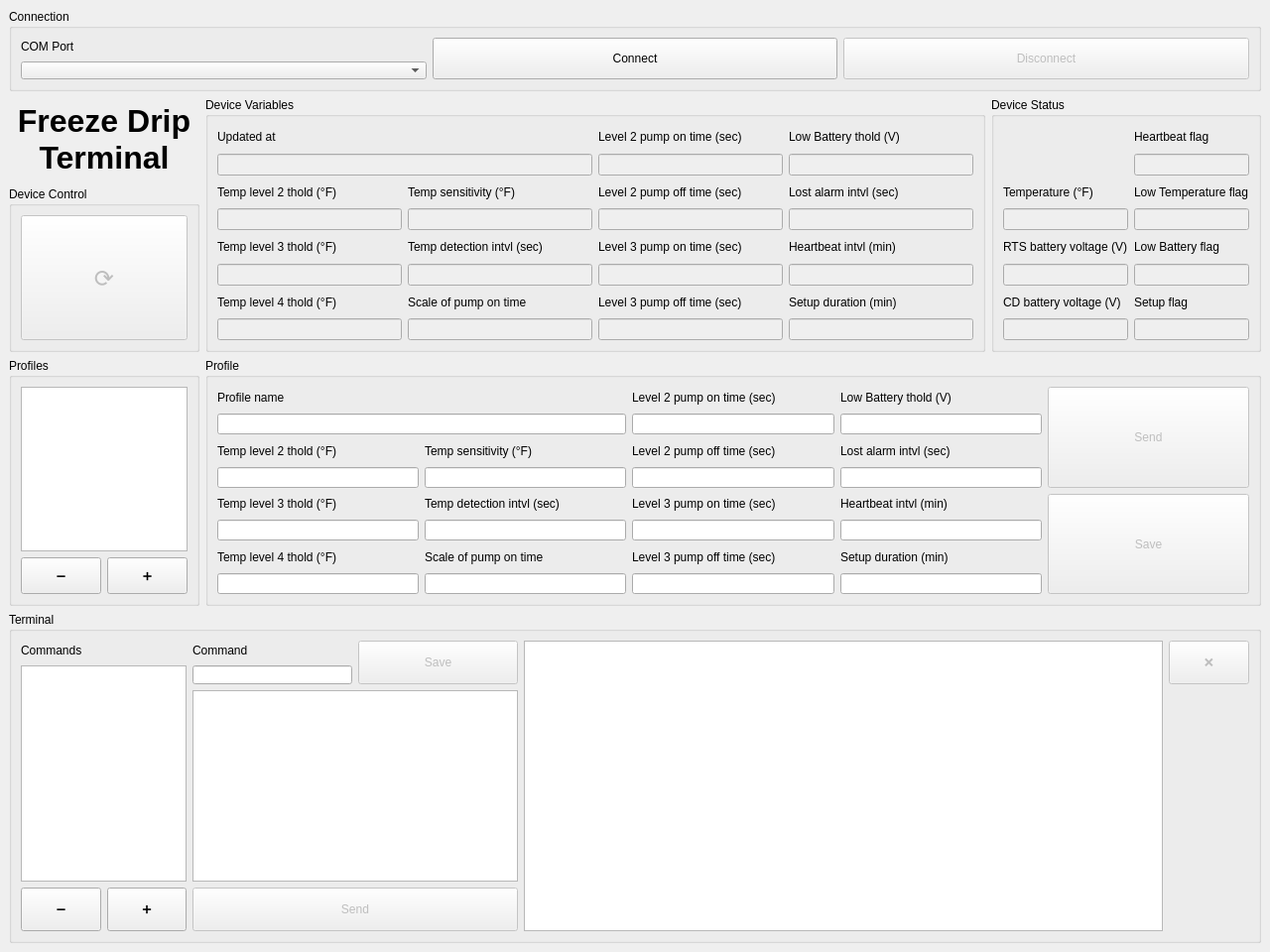
<?xml version="1.0" encoding="UTF-8"?>
<ui version="4.0">
 <class>MainWindow</class>
 <widget class="QMainWindow" name="MainWindow">
  <property name="geometry">
   <rect>
    <x>0</x>
    <y>0</y>
    <width>1280</width>
    <height>960</height>
   </rect>
  </property>
  <property name="windowTitle">
   <string>MainWindow</string>
  </property>
  <widget class="QWidget" name="centralwidget">
   <layout class="QGridLayout" name="gridLayout">
    <item row="5" column="0" rowspan="3">
     <widget class="QGroupBox" name="groupBox_2">
      <property name="title">
       <string>Profiles</string>
      </property>
      <layout class="QGridLayout" name="gridLayout_9">
       <item row="5" column="2">
        <widget class="QPushButton" name="pushButton_2">
         <property name="sizePolicy">
          <sizepolicy hsizetype="Ignored" vsizetype="Ignored">
           <horstretch>0</horstretch>
           <verstretch>0</verstretch>
          </sizepolicy>
         </property>
         <property name="text">
          <string>➕</string>
         </property>
        </widget>
       </item>
       <item row="5" column="1">
        <widget class="QPushButton" name="pushButton">
         <property name="sizePolicy">
          <sizepolicy hsizetype="Ignored" vsizetype="Ignored">
           <horstretch>0</horstretch>
           <verstretch>0</verstretch>
          </sizepolicy>
         </property>
         <property name="text">
          <string>➖</string>
         </property>
        </widget>
       </item>
       <item row="0" column="1" rowspan="4" colspan="2">
        <widget class="QListWidget" name="listWidget">
         <property name="sizePolicy">
          <sizepolicy hsizetype="Ignored" vsizetype="Ignored">
           <horstretch>0</horstretch>
           <verstretch>0</verstretch>
          </sizepolicy>
         </property>
        </widget>
       </item>
      </layout>
     </widget>
    </item>
    <item row="1" column="1" rowspan="3" colspan="4">
     <widget class="QGroupBox" name="groupBox_6">
      <property name="title">
       <string>Device Variables</string>
      </property>
      <layout class="QGridLayout" name="gridLayout_13">
       <item row="0" column="2">
        <layout class="QGridLayout" name="gridLayout_14">
         <item row="1" column="3">
          <widget class="QLineEdit" name="lineEdit_27">
           <property name="enabled">
            <bool>false</bool>
           </property>
           <property name="sizePolicy">
            <sizepolicy hsizetype="Ignored" vsizetype="Ignored">
             <horstretch>0</horstretch>
             <verstretch>0</verstretch>
            </sizepolicy>
           </property>
           <property name="readOnly">
            <bool>true</bool>
           </property>
          </widget>
         </item>
         <item row="2" column="4">
          <widget class="QLabel" name="label_32">
           <property name="sizePolicy">
            <sizepolicy hsizetype="Ignored" vsizetype="Ignored">
             <horstretch>0</horstretch>
             <verstretch>0</verstretch>
            </sizepolicy>
           </property>
           <property name="text">
            <string>Lost alarm intvl (sec)</string>
           </property>
          </widget>
         </item>
         <item row="4" column="3">
          <widget class="QLabel" name="label_21">
           <property name="sizePolicy">
            <sizepolicy hsizetype="Ignored" vsizetype="Ignored">
             <horstretch>0</horstretch>
             <verstretch>0</verstretch>
            </sizepolicy>
           </property>
           <property name="text">
            <string>Level 3 pump on time (sec)</string>
           </property>
          </widget>
         </item>
         <item row="7" column="2">
          <widget class="QLineEdit" name="lineEdit_22">
           <property name="enabled">
            <bool>false</bool>
           </property>
           <property name="sizePolicy">
            <sizepolicy hsizetype="Ignored" vsizetype="Ignored">
             <horstretch>0</horstretch>
             <verstretch>0</verstretch>
            </sizepolicy>
           </property>
           <property name="readOnly">
            <bool>true</bool>
           </property>
          </widget>
         </item>
         <item row="5" column="4">
          <widget class="QLineEdit" name="lineEdit_31">
           <property name="enabled">
            <bool>false</bool>
           </property>
           <property name="sizePolicy">
            <sizepolicy hsizetype="Ignored" vsizetype="Ignored">
             <horstretch>0</horstretch>
             <verstretch>0</verstretch>
            </sizepolicy>
           </property>
           <property name="readOnly">
            <bool>true</bool>
           </property>
          </widget>
         </item>
         <item row="7" column="1">
          <widget class="QLineEdit" name="lineEdit_20">
           <property name="enabled">
            <bool>false</bool>
           </property>
           <property name="sizePolicy">
            <sizepolicy hsizetype="Ignored" vsizetype="Ignored">
             <horstretch>0</horstretch>
             <verstretch>0</verstretch>
            </sizepolicy>
           </property>
           <property name="readOnly">
            <bool>true</bool>
           </property>
          </widget>
         </item>
         <item row="6" column="4">
          <widget class="QLabel" name="label_34">
           <property name="sizePolicy">
            <sizepolicy hsizetype="Ignored" vsizetype="Ignored">
             <horstretch>0</horstretch>
             <verstretch>0</verstretch>
            </sizepolicy>
           </property>
           <property name="text">
            <string>Setup duration (min)</string>
           </property>
          </widget>
         </item>
         <item row="7" column="4">
          <widget class="QLineEdit" name="lineEdit_32">
           <property name="enabled">
            <bool>false</bool>
           </property>
           <property name="sizePolicy">
            <sizepolicy hsizetype="Ignored" vsizetype="Ignored">
             <horstretch>0</horstretch>
             <verstretch>0</verstretch>
            </sizepolicy>
           </property>
           <property name="readOnly">
            <bool>true</bool>
           </property>
          </widget>
         </item>
         <item row="0" column="3">
          <widget class="QLabel" name="label_26">
           <property name="sizePolicy">
            <sizepolicy hsizetype="Ignored" vsizetype="Ignored">
             <horstretch>0</horstretch>
             <verstretch>0</verstretch>
            </sizepolicy>
           </property>
           <property name="text">
            <string>Level 2 pump on time (sec)</string>
           </property>
          </widget>
         </item>
         <item row="3" column="2">
          <widget class="QLineEdit" name="lineEdit_18">
           <property name="enabled">
            <bool>false</bool>
           </property>
           <property name="sizePolicy">
            <sizepolicy hsizetype="Ignored" vsizetype="Ignored">
             <horstretch>0</horstretch>
             <verstretch>0</verstretch>
            </sizepolicy>
           </property>
           <property name="readOnly">
            <bool>true</bool>
           </property>
          </widget>
         </item>
         <item row="5" column="3">
          <widget class="QLineEdit" name="lineEdit_24">
           <property name="enabled">
            <bool>false</bool>
           </property>
           <property name="sizePolicy">
            <sizepolicy hsizetype="Ignored" vsizetype="Ignored">
             <horstretch>0</horstretch>
             <verstretch>0</verstretch>
            </sizepolicy>
           </property>
           <property name="readOnly">
            <bool>true</bool>
           </property>
          </widget>
         </item>
         <item row="6" column="3">
          <widget class="QLabel" name="label_23">
           <property name="sizePolicy">
            <sizepolicy hsizetype="Ignored" vsizetype="Ignored">
             <horstretch>0</horstretch>
             <verstretch>0</verstretch>
            </sizepolicy>
           </property>
           <property name="text">
            <string>Level 3 pump off time (sec)</string>
           </property>
          </widget>
         </item>
         <item row="2" column="1">
          <widget class="QLabel" name="label_28">
           <property name="sizePolicy">
            <sizepolicy hsizetype="Ignored" vsizetype="Ignored">
             <horstretch>0</horstretch>
             <verstretch>0</verstretch>
            </sizepolicy>
           </property>
           <property name="text">
            <string>Temp level 2 thold (°F)</string>
           </property>
          </widget>
         </item>
         <item row="2" column="2">
          <widget class="QLabel" name="label_30">
           <property name="sizePolicy">
            <sizepolicy hsizetype="Ignored" vsizetype="Ignored">
             <horstretch>0</horstretch>
             <verstretch>0</verstretch>
            </sizepolicy>
           </property>
           <property name="text">
            <string>Temp sensitivity (°F)</string>
           </property>
          </widget>
         </item>
         <item row="3" column="1">
          <widget class="QLineEdit" name="lineEdit_17">
           <property name="enabled">
            <bool>false</bool>
           </property>
           <property name="sizePolicy">
            <sizepolicy hsizetype="Ignored" vsizetype="Ignored">
             <horstretch>0</horstretch>
             <verstretch>0</verstretch>
            </sizepolicy>
           </property>
           <property name="readOnly">
            <bool>true</bool>
           </property>
          </widget>
         </item>
         <item row="3" column="3">
          <widget class="QLineEdit" name="lineEdit_26">
           <property name="enabled">
            <bool>false</bool>
           </property>
           <property name="sizePolicy">
            <sizepolicy hsizetype="Ignored" vsizetype="Ignored">
             <horstretch>0</horstretch>
             <verstretch>0</verstretch>
            </sizepolicy>
           </property>
           <property name="readOnly">
            <bool>true</bool>
           </property>
          </widget>
         </item>
         <item row="6" column="2">
          <widget class="QLabel" name="label_19">
           <property name="sizePolicy">
            <sizepolicy hsizetype="Ignored" vsizetype="Ignored">
             <horstretch>0</horstretch>
             <verstretch>0</verstretch>
            </sizepolicy>
           </property>
           <property name="text">
            <string>Scale of pump on time</string>
           </property>
          </widget>
         </item>
         <item row="4" column="2">
          <widget class="QLabel" name="label_22">
           <property name="sizePolicy">
            <sizepolicy hsizetype="Ignored" vsizetype="Ignored">
             <horstretch>0</horstretch>
             <verstretch>0</verstretch>
            </sizepolicy>
           </property>
           <property name="text">
            <string>Temp detection intvl (sec)</string>
           </property>
          </widget>
         </item>
         <item row="6" column="1">
          <widget class="QLabel" name="label_24">
           <property name="sizePolicy">
            <sizepolicy hsizetype="Ignored" vsizetype="Ignored">
             <horstretch>0</horstretch>
             <verstretch>0</verstretch>
            </sizepolicy>
           </property>
           <property name="text">
            <string>Temp level 4 thold (°F)</string>
           </property>
          </widget>
         </item>
         <item row="4" column="4">
          <widget class="QLabel" name="label_33">
           <property name="sizePolicy">
            <sizepolicy hsizetype="Ignored" vsizetype="Ignored">
             <horstretch>0</horstretch>
             <verstretch>0</verstretch>
            </sizepolicy>
           </property>
           <property name="text">
            <string>Heartbeat intvl (min)</string>
           </property>
          </widget>
         </item>
         <item row="5" column="1">
          <widget class="QLineEdit" name="lineEdit_28">
           <property name="enabled">
            <bool>false</bool>
           </property>
           <property name="sizePolicy">
            <sizepolicy hsizetype="Ignored" vsizetype="Ignored">
             <horstretch>0</horstretch>
             <verstretch>0</verstretch>
            </sizepolicy>
           </property>
           <property name="readOnly">
            <bool>true</bool>
           </property>
          </widget>
         </item>
         <item row="0" column="1" colspan="2">
          <widget class="QLabel" name="label_36">
           <property name="text">
            <string>Updated at</string>
           </property>
          </widget>
         </item>
         <item row="0" column="4">
          <widget class="QLabel" name="label_31">
           <property name="sizePolicy">
            <sizepolicy hsizetype="Ignored" vsizetype="Ignored">
             <horstretch>0</horstretch>
             <verstretch>0</verstretch>
            </sizepolicy>
           </property>
           <property name="text">
            <string>Low Battery thold (V)</string>
           </property>
          </widget>
         </item>
         <item row="1" column="4">
          <widget class="QLineEdit" name="lineEdit_29">
           <property name="enabled">
            <bool>false</bool>
           </property>
           <property name="sizePolicy">
            <sizepolicy hsizetype="Ignored" vsizetype="Ignored">
             <horstretch>0</horstretch>
             <verstretch>0</verstretch>
            </sizepolicy>
           </property>
           <property name="readOnly">
            <bool>true</bool>
           </property>
          </widget>
         </item>
         <item row="4" column="1">
          <widget class="QLabel" name="label_25">
           <property name="sizePolicy">
            <sizepolicy hsizetype="Ignored" vsizetype="Ignored">
             <horstretch>0</horstretch>
             <verstretch>0</verstretch>
            </sizepolicy>
           </property>
           <property name="text">
            <string>Temp level 3 thold (°F)</string>
           </property>
          </widget>
         </item>
         <item row="5" column="2">
          <widget class="QLineEdit" name="lineEdit_19">
           <property name="enabled">
            <bool>false</bool>
           </property>
           <property name="sizePolicy">
            <sizepolicy hsizetype="Ignored" vsizetype="Ignored">
             <horstretch>0</horstretch>
             <verstretch>0</verstretch>
            </sizepolicy>
           </property>
           <property name="readOnly">
            <bool>true</bool>
           </property>
          </widget>
         </item>
         <item row="2" column="3">
          <widget class="QLabel" name="label_27">
           <property name="sizePolicy">
            <sizepolicy hsizetype="Ignored" vsizetype="Ignored">
             <horstretch>0</horstretch>
             <verstretch>0</verstretch>
            </sizepolicy>
           </property>
           <property name="text">
            <string>Level 2 pump off time (sec)</string>
           </property>
          </widget>
         </item>
         <item row="7" column="3">
          <widget class="QLineEdit" name="lineEdit_21">
           <property name="enabled">
            <bool>false</bool>
           </property>
           <property name="sizePolicy">
            <sizepolicy hsizetype="Ignored" vsizetype="Ignored">
             <horstretch>0</horstretch>
             <verstretch>0</verstretch>
            </sizepolicy>
           </property>
           <property name="readOnly">
            <bool>true</bool>
           </property>
          </widget>
         </item>
         <item row="3" column="4">
          <widget class="QLineEdit" name="lineEdit_30">
           <property name="enabled">
            <bool>false</bool>
           </property>
           <property name="sizePolicy">
            <sizepolicy hsizetype="Ignored" vsizetype="Ignored">
             <horstretch>0</horstretch>
             <verstretch>0</verstretch>
            </sizepolicy>
           </property>
           <property name="readOnly">
            <bool>true</bool>
           </property>
          </widget>
         </item>
         <item row="1" column="1" colspan="2">
          <widget class="QLineEdit" name="lineEdit_25">
           <property name="enabled">
            <bool>false</bool>
           </property>
           <property name="sizePolicy">
            <sizepolicy hsizetype="Ignored" vsizetype="Ignored">
             <horstretch>0</horstretch>
             <verstretch>0</verstretch>
            </sizepolicy>
           </property>
           <property name="readOnly">
            <bool>true</bool>
           </property>
          </widget>
         </item>
        </layout>
       </item>
      </layout>
     </widget>
    </item>
    <item row="0" column="0" colspan="6">
     <widget class="QGroupBox" name="groupBox">
      <property name="title">
       <string>Connection</string>
      </property>
      <layout class="QGridLayout" name="gridLayout_6">
       <item row="1" column="2" rowspan="2">
        <widget class="QPushButton" name="pushButton_3">
         <property name="sizePolicy">
          <sizepolicy hsizetype="Ignored" vsizetype="Ignored">
           <horstretch>0</horstretch>
           <verstretch>0</verstretch>
          </sizepolicy>
         </property>
         <property name="text">
          <string>Connect</string>
         </property>
        </widget>
       </item>
       <item row="2" column="0">
        <widget class="QComboBox" name="comboBox">
         <property name="sizePolicy">
          <sizepolicy hsizetype="Ignored" vsizetype="Ignored">
           <horstretch>0</horstretch>
           <verstretch>0</verstretch>
          </sizepolicy>
         </property>
        </widget>
       </item>
       <item row="1" column="3" rowspan="2">
        <widget class="QPushButton" name="pushButton_4">
         <property name="enabled">
          <bool>false</bool>
         </property>
         <property name="sizePolicy">
          <sizepolicy hsizetype="Ignored" vsizetype="Ignored">
           <horstretch>0</horstretch>
           <verstretch>0</verstretch>
          </sizepolicy>
         </property>
         <property name="text">
          <string>Disconnect</string>
         </property>
        </widget>
       </item>
       <item row="1" column="0">
        <widget class="QLabel" name="label_18">
         <property name="sizePolicy">
          <sizepolicy hsizetype="Ignored" vsizetype="Ignored">
           <horstretch>0</horstretch>
           <verstretch>0</verstretch>
          </sizepolicy>
         </property>
         <property name="text">
          <string>COM Port</string>
         </property>
        </widget>
       </item>
      </layout>
     </widget>
    </item>
    <item row="1" column="5" rowspan="3">
     <widget class="QGroupBox" name="groupBox_5">
      <property name="title">
       <string>Device Status</string>
      </property>
      <layout class="QGridLayout" name="gridLayout_3">
       <item row="0" column="0">
        <layout class="QGridLayout" name="gridLayout_2">
         <item row="12" column="1">
          <widget class="QLabel" name="label_40">
           <property name="text">
            <string>Setup flag</string>
           </property>
          </widget>
         </item>
         <item row="13" column="1">
          <widget class="QLineEdit" name="lineEdit_37">
           <property name="enabled">
            <bool>false</bool>
           </property>
           <property name="sizePolicy">
            <sizepolicy hsizetype="Ignored" vsizetype="Ignored">
             <horstretch>0</horstretch>
             <verstretch>0</verstretch>
            </sizepolicy>
           </property>
           <property name="readOnly">
            <bool>true</bool>
           </property>
          </widget>
         </item>
         <item row="1" column="1">
          <widget class="QLabel" name="label_17">
           <property name="text">
            <string>Heartbeat flag</string>
           </property>
          </widget>
         </item>
         <item row="2" column="1">
          <widget class="QLineEdit" name="lineEdit_33">
           <property name="enabled">
            <bool>false</bool>
           </property>
           <property name="sizePolicy">
            <sizepolicy hsizetype="Ignored" vsizetype="Ignored">
             <horstretch>0</horstretch>
             <verstretch>0</verstretch>
            </sizepolicy>
           </property>
           <property name="readOnly">
            <bool>true</bool>
           </property>
          </widget>
         </item>
         <item row="3" column="1">
          <widget class="QLabel" name="label_35">
           <property name="text">
            <string>Low Temperature flag</string>
           </property>
          </widget>
         </item>
         <item row="6" column="1">
          <widget class="QLineEdit" name="lineEdit_34">
           <property name="enabled">
            <bool>false</bool>
           </property>
           <property name="sizePolicy">
            <sizepolicy hsizetype="Ignored" vsizetype="Ignored">
             <horstretch>0</horstretch>
             <verstretch>0</verstretch>
            </sizepolicy>
           </property>
           <property name="readOnly">
            <bool>true</bool>
           </property>
          </widget>
         </item>
         <item row="5" column="1">
          <widget class="QLabel" name="label_39">
           <property name="text">
            <string>Low Battery flag</string>
           </property>
          </widget>
         </item>
         <item row="4" column="1">
          <widget class="QLineEdit" name="lineEdit_36">
           <property name="enabled">
            <bool>false</bool>
           </property>
           <property name="sizePolicy">
            <sizepolicy hsizetype="Ignored" vsizetype="Ignored">
             <horstretch>0</horstretch>
             <verstretch>0</verstretch>
            </sizepolicy>
           </property>
           <property name="readOnly">
            <bool>true</bool>
           </property>
          </widget>
         </item>
         <item row="13" column="0">
          <widget class="QLineEdit" name="lineEdit_23">
           <property name="enabled">
            <bool>false</bool>
           </property>
           <property name="sizePolicy">
            <sizepolicy hsizetype="Ignored" vsizetype="Ignored">
             <horstretch>0</horstretch>
             <verstretch>0</verstretch>
            </sizepolicy>
           </property>
           <property name="readOnly">
            <bool>true</bool>
           </property>
          </widget>
         </item>
         <item row="12" column="0">
          <widget class="QLabel" name="label_29">
           <property name="text">
            <string>CD battery voltage (V)</string>
           </property>
          </widget>
         </item>
         <item row="6" column="0">
          <widget class="QLineEdit" name="lineEdit_5">
           <property name="enabled">
            <bool>false</bool>
           </property>
           <property name="sizePolicy">
            <sizepolicy hsizetype="Ignored" vsizetype="Ignored">
             <horstretch>0</horstretch>
             <verstretch>0</verstretch>
            </sizepolicy>
           </property>
           <property name="readOnly">
            <bool>true</bool>
           </property>
          </widget>
         </item>
         <item row="5" column="0">
          <widget class="QLabel" name="label_5">
           <property name="text">
            <string>RTS battery voltage (V)</string>
           </property>
          </widget>
         </item>
         <item row="4" column="0">
          <widget class="QLineEdit" name="lineEdit_39">
           <property name="enabled">
            <bool>false</bool>
           </property>
           <property name="sizePolicy">
            <sizepolicy hsizetype="Ignored" vsizetype="Ignored">
             <horstretch>0</horstretch>
             <verstretch>0</verstretch>
            </sizepolicy>
           </property>
           <property name="readOnly">
            <bool>true</bool>
           </property>
          </widget>
         </item>
         <item row="3" column="0">
          <widget class="QLabel" name="label_42">
           <property name="text">
            <string>Temperature (°F)</string>
           </property>
          </widget>
         </item>
        </layout>
       </item>
      </layout>
     </widget>
    </item>
    <item row="1" column="0">
     <widget class="QLabel" name="label_20">
      <property name="sizePolicy">
       <sizepolicy hsizetype="Ignored" vsizetype="Ignored">
        <horstretch>0</horstretch>
        <verstretch>0</verstretch>
       </sizepolicy>
      </property>
      <property name="font">
       <font>
        <pointsize>24</pointsize>
        <bold>true</bold>
       </font>
      </property>
      <property name="text">
       <string>Freeze Drip Terminal</string>
      </property>
      <property name="alignment">
       <set>Qt::AlignCenter</set>
      </property>
      <property name="wordWrap">
       <bool>true</bool>
      </property>
     </widget>
    </item>
    <item row="5" column="1" rowspan="3" colspan="5">
     <widget class="QGroupBox" name="groupBox_4">
      <property name="title">
       <string>Profile</string>
      </property>
      <layout class="QGridLayout" name="gridLayout_12">
       <item row="0" column="0">
        <layout class="QGridLayout" name="gridLayout_11">
         <item row="3" column="0">
          <widget class="QLineEdit" name="lineEdit_2">
           <property name="sizePolicy">
            <sizepolicy hsizetype="Ignored" vsizetype="Ignored">
             <horstretch>0</horstretch>
             <verstretch>0</verstretch>
            </sizepolicy>
           </property>
          </widget>
         </item>
         <item row="6" column="1">
          <widget class="QLabel" name="label_8">
           <property name="sizePolicy">
            <sizepolicy hsizetype="Ignored" vsizetype="Ignored">
             <horstretch>0</horstretch>
             <verstretch>0</verstretch>
            </sizepolicy>
           </property>
           <property name="text">
            <string>Scale of pump on time</string>
           </property>
          </widget>
         </item>
         <item row="4" column="2">
          <widget class="QLabel" name="label_11">
           <property name="sizePolicy">
            <sizepolicy hsizetype="Ignored" vsizetype="Ignored">
             <horstretch>0</horstretch>
             <verstretch>0</verstretch>
            </sizepolicy>
           </property>
           <property name="text">
            <string>Level 3 pump on time (sec)</string>
           </property>
          </widget>
         </item>
         <item row="3" column="1">
          <widget class="QLineEdit" name="lineEdit_6">
           <property name="sizePolicy">
            <sizepolicy hsizetype="Ignored" vsizetype="Ignored">
             <horstretch>0</horstretch>
             <verstretch>0</verstretch>
            </sizepolicy>
           </property>
          </widget>
         </item>
         <item row="5" column="1">
          <widget class="QLineEdit" name="lineEdit_7">
           <property name="sizePolicy">
            <sizepolicy hsizetype="Ignored" vsizetype="Ignored">
             <horstretch>0</horstretch>
             <verstretch>0</verstretch>
            </sizepolicy>
           </property>
          </widget>
         </item>
         <item row="7" column="0">
          <widget class="QLineEdit" name="lineEdit_4">
           <property name="sizePolicy">
            <sizepolicy hsizetype="Ignored" vsizetype="Ignored">
             <horstretch>0</horstretch>
             <verstretch>0</verstretch>
            </sizepolicy>
           </property>
          </widget>
         </item>
         <item row="4" column="1">
          <widget class="QLabel" name="label_7">
           <property name="sizePolicy">
            <sizepolicy hsizetype="Ignored" vsizetype="Ignored">
             <horstretch>0</horstretch>
             <verstretch>0</verstretch>
            </sizepolicy>
           </property>
           <property name="text">
            <string>Temp detection intvl (sec)</string>
           </property>
          </widget>
         </item>
         <item row="6" column="2">
          <widget class="QLabel" name="label_12">
           <property name="sizePolicy">
            <sizepolicy hsizetype="Ignored" vsizetype="Ignored">
             <horstretch>0</horstretch>
             <verstretch>0</verstretch>
            </sizepolicy>
           </property>
           <property name="text">
            <string>Level 3 pump off time (sec)</string>
           </property>
          </widget>
         </item>
         <item row="7" column="2">
          <widget class="QLineEdit" name="lineEdit_12">
           <property name="sizePolicy">
            <sizepolicy hsizetype="Ignored" vsizetype="Ignored">
             <horstretch>0</horstretch>
             <verstretch>0</verstretch>
            </sizepolicy>
           </property>
          </widget>
         </item>
         <item row="0" column="3">
          <widget class="QLabel" name="label_13">
           <property name="sizePolicy">
            <sizepolicy hsizetype="Ignored" vsizetype="Ignored">
             <horstretch>0</horstretch>
             <verstretch>0</verstretch>
            </sizepolicy>
           </property>
           <property name="text">
            <string>Low Battery thold (V)</string>
           </property>
          </widget>
         </item>
         <item row="6" column="0">
          <widget class="QLabel" name="label_4">
           <property name="sizePolicy">
            <sizepolicy hsizetype="Ignored" vsizetype="Ignored">
             <horstretch>0</horstretch>
             <verstretch>0</verstretch>
            </sizepolicy>
           </property>
           <property name="text">
            <string>Temp level 4 thold (°F)</string>
           </property>
          </widget>
         </item>
         <item row="7" column="1">
          <widget class="QLineEdit" name="lineEdit_8">
           <property name="sizePolicy">
            <sizepolicy hsizetype="Ignored" vsizetype="Ignored">
             <horstretch>0</horstretch>
             <verstretch>0</verstretch>
            </sizepolicy>
           </property>
          </widget>
         </item>
         <item row="5" column="3">
          <widget class="QLineEdit" name="lineEdit_15">
           <property name="sizePolicy">
            <sizepolicy hsizetype="Ignored" vsizetype="Ignored">
             <horstretch>0</horstretch>
             <verstretch>0</verstretch>
            </sizepolicy>
           </property>
          </widget>
         </item>
         <item row="2" column="3">
          <widget class="QLabel" name="label_14">
           <property name="sizePolicy">
            <sizepolicy hsizetype="Ignored" vsizetype="Ignored">
             <horstretch>0</horstretch>
             <verstretch>0</verstretch>
            </sizepolicy>
           </property>
           <property name="text">
            <string>Lost alarm intvl (sec)</string>
           </property>
          </widget>
         </item>
         <item row="4" column="0">
          <widget class="QLabel" name="label_3">
           <property name="sizePolicy">
            <sizepolicy hsizetype="Ignored" vsizetype="Ignored">
             <horstretch>0</horstretch>
             <verstretch>0</verstretch>
            </sizepolicy>
           </property>
           <property name="text">
            <string>Temp level 3 thold (°F)</string>
           </property>
          </widget>
         </item>
         <item row="0" column="2">
          <widget class="QLabel" name="label_9">
           <property name="sizePolicy">
            <sizepolicy hsizetype="Ignored" vsizetype="Ignored">
             <horstretch>0</horstretch>
             <verstretch>0</verstretch>
            </sizepolicy>
           </property>
           <property name="text">
            <string>Level 2 pump on time (sec)</string>
           </property>
          </widget>
         </item>
         <item row="4" column="3">
          <widget class="QLabel" name="label_15">
           <property name="sizePolicy">
            <sizepolicy hsizetype="Ignored" vsizetype="Ignored">
             <horstretch>0</horstretch>
             <verstretch>0</verstretch>
            </sizepolicy>
           </property>
           <property name="text">
            <string>Heartbeat intvl (min)</string>
           </property>
          </widget>
         </item>
         <item row="5" column="2">
          <widget class="QLineEdit" name="lineEdit_11">
           <property name="sizePolicy">
            <sizepolicy hsizetype="Ignored" vsizetype="Ignored">
             <horstretch>0</horstretch>
             <verstretch>0</verstretch>
            </sizepolicy>
           </property>
          </widget>
         </item>
         <item row="2" column="2">
          <widget class="QLabel" name="label_10">
           <property name="sizePolicy">
            <sizepolicy hsizetype="Ignored" vsizetype="Ignored">
             <horstretch>0</horstretch>
             <verstretch>0</verstretch>
            </sizepolicy>
           </property>
           <property name="text">
            <string>Level 2 pump off time (sec)</string>
           </property>
          </widget>
         </item>
         <item row="3" column="2">
          <widget class="QLineEdit" name="lineEdit_10">
           <property name="sizePolicy">
            <sizepolicy hsizetype="Ignored" vsizetype="Ignored">
             <horstretch>0</horstretch>
             <verstretch>0</verstretch>
            </sizepolicy>
           </property>
          </widget>
         </item>
         <item row="7" column="3">
          <widget class="QLineEdit" name="lineEdit_16">
           <property name="sizePolicy">
            <sizepolicy hsizetype="Ignored" vsizetype="Ignored">
             <horstretch>0</horstretch>
             <verstretch>0</verstretch>
            </sizepolicy>
           </property>
          </widget>
         </item>
         <item row="2" column="0">
          <widget class="QLabel" name="label_2">
           <property name="sizePolicy">
            <sizepolicy hsizetype="Ignored" vsizetype="Ignored">
             <horstretch>0</horstretch>
             <verstretch>0</verstretch>
            </sizepolicy>
           </property>
           <property name="text">
            <string>Temp level 2 thold (°F)</string>
           </property>
          </widget>
         </item>
         <item row="1" column="2">
          <widget class="QLineEdit" name="lineEdit_9">
           <property name="sizePolicy">
            <sizepolicy hsizetype="Ignored" vsizetype="Ignored">
             <horstretch>0</horstretch>
             <verstretch>0</verstretch>
            </sizepolicy>
           </property>
          </widget>
         </item>
         <item row="1" column="3">
          <widget class="QLineEdit" name="lineEdit_13">
           <property name="sizePolicy">
            <sizepolicy hsizetype="Ignored" vsizetype="Ignored">
             <horstretch>0</horstretch>
             <verstretch>0</verstretch>
            </sizepolicy>
           </property>
          </widget>
         </item>
         <item row="2" column="1">
          <widget class="QLabel" name="label_6">
           <property name="sizePolicy">
            <sizepolicy hsizetype="Ignored" vsizetype="Ignored">
             <horstretch>0</horstretch>
             <verstretch>0</verstretch>
            </sizepolicy>
           </property>
           <property name="text">
            <string>Temp sensitivity (°F)</string>
           </property>
          </widget>
         </item>
         <item row="5" column="0">
          <widget class="QLineEdit" name="lineEdit_3">
           <property name="sizePolicy">
            <sizepolicy hsizetype="Ignored" vsizetype="Ignored">
             <horstretch>0</horstretch>
             <verstretch>0</verstretch>
            </sizepolicy>
           </property>
          </widget>
         </item>
         <item row="3" column="3">
          <widget class="QLineEdit" name="lineEdit_14">
           <property name="sizePolicy">
            <sizepolicy hsizetype="Ignored" vsizetype="Ignored">
             <horstretch>0</horstretch>
             <verstretch>0</verstretch>
            </sizepolicy>
           </property>
          </widget>
         </item>
         <item row="6" column="3">
          <widget class="QLabel" name="label_16">
           <property name="sizePolicy">
            <sizepolicy hsizetype="Ignored" vsizetype="Ignored">
             <horstretch>0</horstretch>
             <verstretch>0</verstretch>
            </sizepolicy>
           </property>
           <property name="text">
            <string>Setup duration (min)</string>
           </property>
          </widget>
         </item>
         <item row="0" column="4" rowspan="4">
          <widget class="QPushButton" name="pushButton_6">
           <property name="enabled">
            <bool>false</bool>
           </property>
           <property name="sizePolicy">
            <sizepolicy hsizetype="Ignored" vsizetype="Ignored">
             <horstretch>0</horstretch>
             <verstretch>0</verstretch>
            </sizepolicy>
           </property>
           <property name="text">
            <string>Send</string>
           </property>
          </widget>
         </item>
         <item row="4" column="4" rowspan="4">
          <widget class="QPushButton" name="pushButton_7">
           <property name="enabled">
            <bool>false</bool>
           </property>
           <property name="sizePolicy">
            <sizepolicy hsizetype="Ignored" vsizetype="Ignored">
             <horstretch>0</horstretch>
             <verstretch>0</verstretch>
            </sizepolicy>
           </property>
           <property name="text">
            <string>Save</string>
           </property>
          </widget>
         </item>
         <item row="0" column="0" colspan="2">
          <widget class="QLabel" name="label">
           <property name="sizePolicy">
            <sizepolicy hsizetype="Ignored" vsizetype="Ignored">
             <horstretch>0</horstretch>
             <verstretch>0</verstretch>
            </sizepolicy>
           </property>
           <property name="text">
            <string>Profile name</string>
           </property>
          </widget>
         </item>
         <item row="1" column="0" colspan="2">
          <widget class="QLineEdit" name="lineEdit">
           <property name="sizePolicy">
            <sizepolicy hsizetype="Ignored" vsizetype="Ignored">
             <horstretch>0</horstretch>
             <verstretch>0</verstretch>
            </sizepolicy>
           </property>
          </widget>
         </item>
        </layout>
       </item>
      </layout>
     </widget>
    </item>
    <item row="2" column="0" rowspan="2">
     <widget class="QGroupBox" name="groupBox_7">
      <property name="title">
       <string>Device Control</string>
      </property>
      <layout class="QGridLayout" name="gridLayout_4">
       <item row="1" column="0">
        <widget class="QPushButton" name="pushButton_5">
         <property name="enabled">
          <bool>false</bool>
         </property>
         <property name="sizePolicy">
          <sizepolicy hsizetype="Ignored" vsizetype="Ignored">
           <horstretch>0</horstretch>
           <verstretch>0</verstretch>
          </sizepolicy>
         </property>
         <property name="font">
          <font>
           <pointsize>18</pointsize>
          </font>
         </property>
         <property name="text">
          <string>⟳</string>
         </property>
        </widget>
       </item>
      </layout>
     </widget>
    </item>
    <item row="8" column="0" rowspan="4" colspan="6">
     <widget class="QGroupBox" name="groupBox_3">
      <property name="title">
       <string>Terminal</string>
      </property>
      <layout class="QGridLayout" name="gridLayout_10">
       <item row="0" column="0" colspan="2">
        <widget class="QLabel" name="label_38">
         <property name="sizePolicy">
          <sizepolicy hsizetype="Ignored" vsizetype="Ignored">
           <horstretch>0</horstretch>
           <verstretch>0</verstretch>
          </sizepolicy>
         </property>
         <property name="text">
          <string>Commands</string>
         </property>
        </widget>
       </item>
       <item row="0" column="6" rowspan="12" colspan="8">
        <widget class="QPlainTextEdit" name="plainTextEdit_2">
         <property name="sizePolicy">
          <sizepolicy hsizetype="Ignored" vsizetype="Ignored">
           <horstretch>0</horstretch>
           <verstretch>0</verstretch>
          </sizepolicy>
         </property>
        </widget>
       </item>
       <item row="10" column="2" rowspan="2" colspan="4">
        <widget class="QPushButton" name="pushButton_8">
         <property name="enabled">
          <bool>false</bool>
         </property>
         <property name="sizePolicy">
          <sizepolicy hsizetype="Ignored" vsizetype="Ignored">
           <horstretch>0</horstretch>
           <verstretch>0</verstretch>
          </sizepolicy>
         </property>
         <property name="text">
          <string>Send</string>
         </property>
        </widget>
       </item>
       <item row="0" column="14" rowspan="2">
        <widget class="QPushButton" name="pushButton_13">
         <property name="enabled">
          <bool>false</bool>
         </property>
         <property name="sizePolicy">
          <sizepolicy hsizetype="Ignored" vsizetype="Ignored">
           <horstretch>0</horstretch>
           <verstretch>0</verstretch>
          </sizepolicy>
         </property>
         <property name="font">
          <font>
           <stylestrategy>PreferAntialias</stylestrategy>
          </font>
         </property>
         <property name="text">
          <string>❌</string>
         </property>
        </widget>
       </item>
       <item row="1" column="0" rowspan="9" colspan="2">
        <widget class="QListWidget" name="listWidget_2">
         <property name="sizePolicy">
          <sizepolicy hsizetype="Ignored" vsizetype="Ignored">
           <horstretch>0</horstretch>
           <verstretch>0</verstretch>
          </sizepolicy>
         </property>
        </widget>
       </item>
       <item row="0" column="2" colspan="2">
        <widget class="QLabel" name="label_37">
         <property name="sizePolicy">
          <sizepolicy hsizetype="Ignored" vsizetype="Ignored">
           <horstretch>0</horstretch>
           <verstretch>0</verstretch>
          </sizepolicy>
         </property>
         <property name="text">
          <string>Command</string>
         </property>
        </widget>
       </item>
       <item row="0" column="4" rowspan="2" colspan="2">
        <widget class="QPushButton" name="pushButton_9">
         <property name="enabled">
          <bool>false</bool>
         </property>
         <property name="sizePolicy">
          <sizepolicy hsizetype="Ignored" vsizetype="Ignored">
           <horstretch>0</horstretch>
           <verstretch>0</verstretch>
          </sizepolicy>
         </property>
         <property name="text">
          <string>Save</string>
         </property>
        </widget>
       </item>
       <item row="2" column="2" rowspan="8" colspan="4">
        <widget class="QPlainTextEdit" name="plainTextEdit">
         <property name="sizePolicy">
          <sizepolicy hsizetype="Ignored" vsizetype="Ignored">
           <horstretch>0</horstretch>
           <verstretch>0</verstretch>
          </sizepolicy>
         </property>
        </widget>
       </item>
       <item row="10" column="1" rowspan="2">
        <widget class="QPushButton" name="pushButton_10">
         <property name="sizePolicy">
          <sizepolicy hsizetype="Ignored" vsizetype="Ignored">
           <horstretch>0</horstretch>
           <verstretch>0</verstretch>
          </sizepolicy>
         </property>
         <property name="text">
          <string>➕</string>
         </property>
        </widget>
       </item>
       <item row="1" column="2" colspan="2">
        <widget class="QLineEdit" name="lineEdit_35">
         <property name="sizePolicy">
          <sizepolicy hsizetype="Ignored" vsizetype="Ignored">
           <horstretch>0</horstretch>
           <verstretch>0</verstretch>
          </sizepolicy>
         </property>
        </widget>
       </item>
       <item row="10" column="0" rowspan="2">
        <widget class="QPushButton" name="pushButton_11">
         <property name="sizePolicy">
          <sizepolicy hsizetype="Ignored" vsizetype="Ignored">
           <horstretch>0</horstretch>
           <verstretch>0</verstretch>
          </sizepolicy>
         </property>
         <property name="text">
          <string>➖</string>
         </property>
        </widget>
       </item>
      </layout>
     </widget>
    </item>
   </layout>
  </widget>
 </widget>
 <tabstops>
  <tabstop>comboBox</tabstop>
  <tabstop>pushButton_3</tabstop>
  <tabstop>pushButton_4</tabstop>
  <tabstop>pushButton_5</tabstop>
  <tabstop>lineEdit_25</tabstop>
  <tabstop>lineEdit_17</tabstop>
  <tabstop>lineEdit_28</tabstop>
  <tabstop>lineEdit_20</tabstop>
  <tabstop>lineEdit_18</tabstop>
  <tabstop>lineEdit_19</tabstop>
  <tabstop>lineEdit_22</tabstop>
  <tabstop>lineEdit_27</tabstop>
  <tabstop>lineEdit_26</tabstop>
  <tabstop>lineEdit_24</tabstop>
  <tabstop>lineEdit_21</tabstop>
  <tabstop>lineEdit_29</tabstop>
  <tabstop>lineEdit_30</tabstop>
  <tabstop>lineEdit_31</tabstop>
  <tabstop>lineEdit_32</tabstop>
  <tabstop>lineEdit_39</tabstop>
  <tabstop>lineEdit_5</tabstop>
  <tabstop>lineEdit_23</tabstop>
  <tabstop>lineEdit_33</tabstop>
  <tabstop>lineEdit_36</tabstop>
  <tabstop>lineEdit_34</tabstop>
  <tabstop>lineEdit_37</tabstop>
  <tabstop>listWidget</tabstop>
  <tabstop>pushButton</tabstop>
  <tabstop>pushButton_2</tabstop>
  <tabstop>lineEdit</tabstop>
  <tabstop>lineEdit_2</tabstop>
  <tabstop>lineEdit_3</tabstop>
  <tabstop>lineEdit_4</tabstop>
  <tabstop>lineEdit_6</tabstop>
  <tabstop>lineEdit_7</tabstop>
  <tabstop>lineEdit_8</tabstop>
  <tabstop>lineEdit_9</tabstop>
  <tabstop>lineEdit_10</tabstop>
  <tabstop>lineEdit_11</tabstop>
  <tabstop>lineEdit_12</tabstop>
  <tabstop>lineEdit_13</tabstop>
  <tabstop>lineEdit_14</tabstop>
  <tabstop>lineEdit_15</tabstop>
  <tabstop>lineEdit_16</tabstop>
  <tabstop>pushButton_6</tabstop>
  <tabstop>pushButton_7</tabstop>
  <tabstop>listWidget_2</tabstop>
  <tabstop>pushButton_11</tabstop>
  <tabstop>pushButton_10</tabstop>
  <tabstop>lineEdit_35</tabstop>
  <tabstop>pushButton_9</tabstop>
  <tabstop>plainTextEdit</tabstop>
  <tabstop>pushButton_8</tabstop>
  <tabstop>plainTextEdit_2</tabstop>
  <tabstop>pushButton_13</tabstop>
 </tabstops>
 <resources/>
 <connections/>
</ui>
